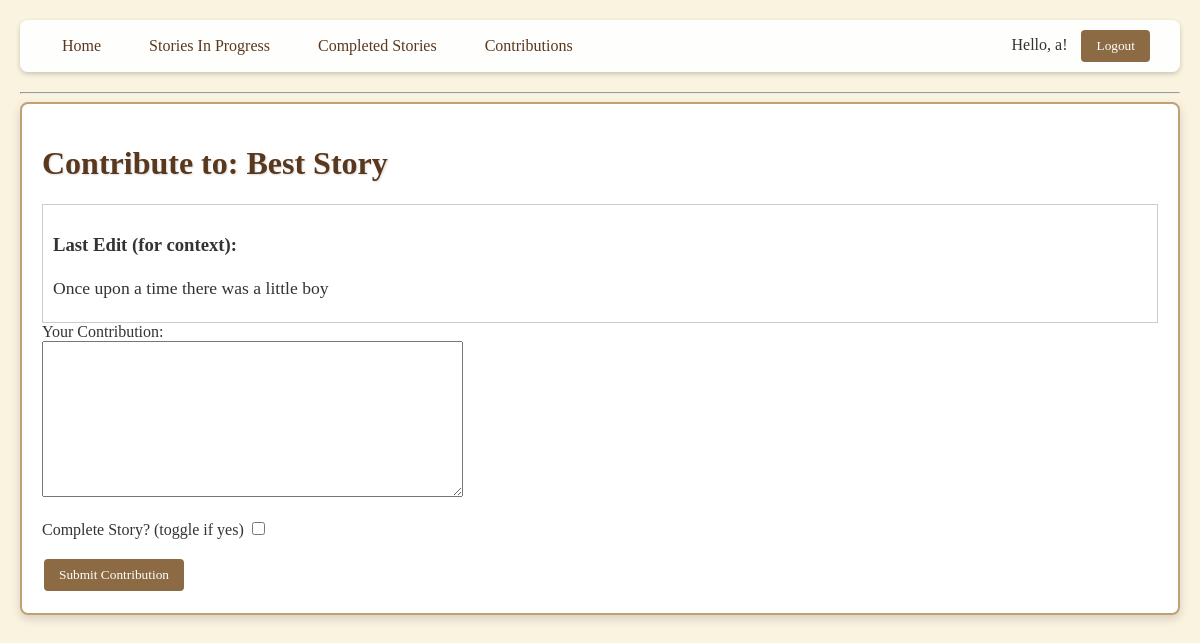
The app's page /contribute/4 (signed in) with its own data.
### tables this page shows
CREATE TABLE stories (
    id INTEGER PRIMARY KEY AUTOINCREMENT,
    title TEXT NOT NULL UNIQUE,
    status TEXT NOT NULL DEFAULT 'in_progress',
    creator_id INTEGER NOT NULL,
    FOREIGN KEY(creator_id) REFERENCES users(id)
);

CREATE TABLE edits (
    id INTEGER PRIMARY KEY AUTOINCREMENT,
    content TEXT NOT NULL,
    story_id INTEGER NOT NULL,
    user_id INTEGER NOT NULL,
    timestamp DATETIME NOT NULL,
    FOREIGN KEY(story_id) REFERENCES stories(id),
    FOREIGN KEY(user_id) REFERENCES users(id)
);

### __init__.py (the view, shortened to what this page needs)
@app.route('/contribute/<int:story_id>', methods=['GET', 'POST'])
@login_required
def contribute_story(story_id):
    db = get_db()
    story = db.execute("SELECT * FROM stories WHERE id = ?", (story_id,)).fetchone()
    if has_contributed(story['id'], current_user.id):
        flash("You have already contributed.", "error")
        return redirect(url_for('story_detail', story_id=story_id))
    last_edit = db.execute("SELECT * FROM edits WHERE story_id = ? ORDER BY timestamp DESC", (story_id,)).fetchone()
    return render_template('contribute_story.html', story=story, last_edit=last_edit)

### __init__.py (called while the page is built)
def get_db():
    if 'db' not in g:
        g.db = sqlite3.connect(app.config['DATABASE'])
        g.db.row_factory = sqlite3.Row
    return g.db

def init_db():
    db = get_db()
    with app.open_resource('schema.sql') as f:
        db.executescript(f.read().decode('utf8'))
    db.commit()

@app.before_request
def ensure_tables():
    init_db()

@login_manager.user_loader
def load_user(user_id):
    return User.get(user_id)

def has_contributed(story_id, user_id):
    if not user_id:
        return False
    db = get_db()
    edit = db.execute("SELECT * FROM edits WHERE story_id = ? AND user_id = ?", (story_id, user_id)).fetchone()
    return edit is not None

@app.context_processor
def inject_helpers():
    return dict(has_contributed=lambda story, user: has_contributed(story['id'], user.id) if user and user.is_authenticated else False)

    @staticmethod
    def get(user_id):
        db = get_db()
        user = db.execute("SELECT * FROM users WHERE id = ?", (user_id,)).fetchone()
        if user is None:
            return None
        return User(user['id'], user['username'], user['password'])

### templates/contribute_story.html (shortened to what this page needs)
<!DOCTYPE html>
<html lang="en">
<head>
</head>
<body>
  {% extends "base.html" %}
  {% block content %}
    <div class="card">
      <h1>Contribute to: {{ story.title }}</h1>
      <div style="border:1px solid #ccc; padding:10px;">
        <h3>Last Edit (for context):</h3>
        <p>{{ last_edit.content if last_edit else "No previous content." }}</p>
      </div>
      <form method="POST" action="{{ url_for('contribute_story', story_id=story.id) }}">
        <label for="new_content">Your Contribution:</label><br>
        <textarea name="new_content" rows="10" cols="50" required></textarea><br><br>
        <label for="complete_story">Complete Story? (toggle if yes)</label>
        <input type="checkbox" name="complete_story"><br><br>
        <button type="submit" class="btn">Submit Contribution</button>
      </form>
    </div>
  {% endblock %}

### static/styles.css (style rules this page uses)
body { background: url("https://www.transparenttextures.com/patterns/paper-fibers.png"), #faf3e0; background-size: cover; margin: 0; padding: 20px; font-family: "Merriweather", serif; color: #333; }
h1, h2 { font-family: "Cinzel Decorative", cursive; color: #5a381e; text-shadow: 1px 1px 2px rgba(0,0,0,0.15); }
p { margin: 0 0 10px; font-size: 1.1em; line-height: 1.6; }
.btn { background: #8c6a43; color: #fff; border: none; padding: 8px 15px; margin: 2px; border-radius: 4px; cursor: pointer; transition: background 0.3s, transform 0.2s; font-family: inherit; }
.card { background: #fff; border: 2px solid #c1a173; border-image: url("https://www.transparenttextures.com/patterns/wood-pattern.png") 30 round; border-radius: 8px; box-shadow: 0 4px 10px rgba(0,0,0,0.15); padding: 20px; margin-bottom: 20px; transition: transform 0.2s, box-shadow 0.2s; }

### records on screen
stories: title "Best Story"
edits: content "Once upon a time there was a little boy"

### other values on screen
{{ current_user.username }} "a"
